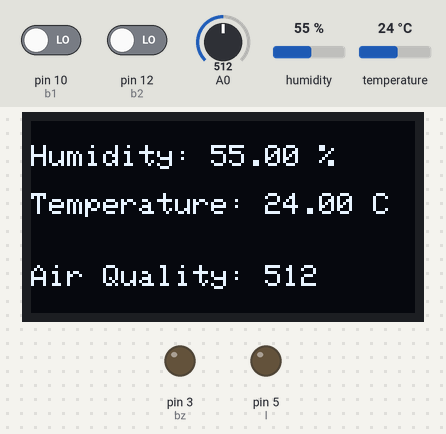
Bench run of a sketch on a simulated Arduino Uno, built with avr-gcc and run on an emulated ATmega328P. Shown: 128×64 one-colour display, output pins drawn as LEDs (lit = HIGH). The inputs (shaded band) are chosen by the test bench; at power-on: humidity 55 %, A0 = 512, temperature 24 °C, pin 10 (b1) LOW, pin 12 (b2) LOW.

Above: at 3.2 s.
3.3 s: humidity set to 22 %
At 4.5 s:
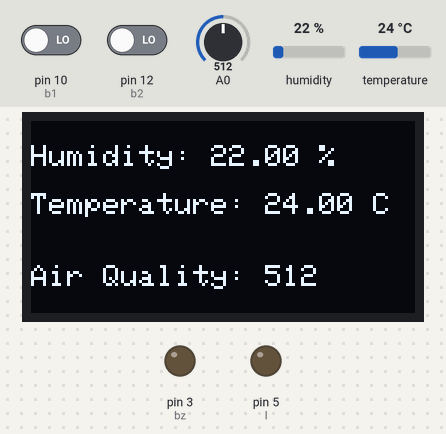
5.6 s: A0 set to 716
At 6.3 s:
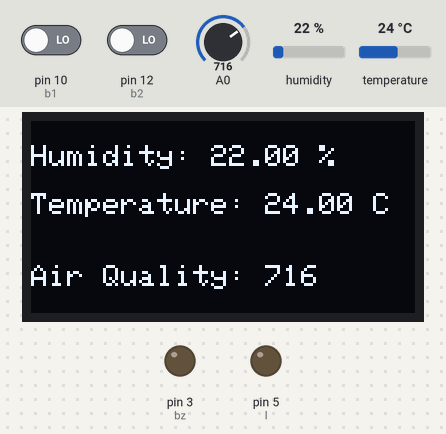
7.1 s: temperature set to 12 °C
At 9.0 s:
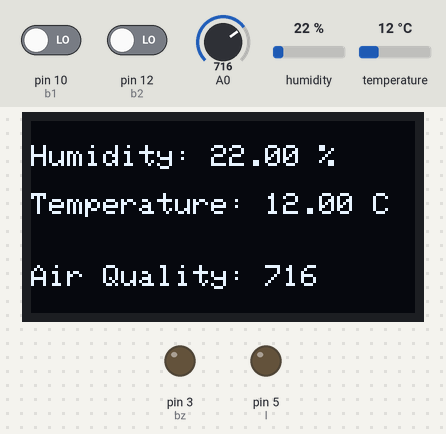
9.7 s: A0 set to 900
At 10.8 s:
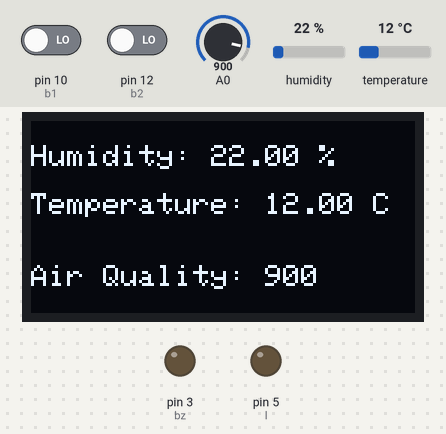
11.2 s: humidity set to 40 %
At 13.4 s:
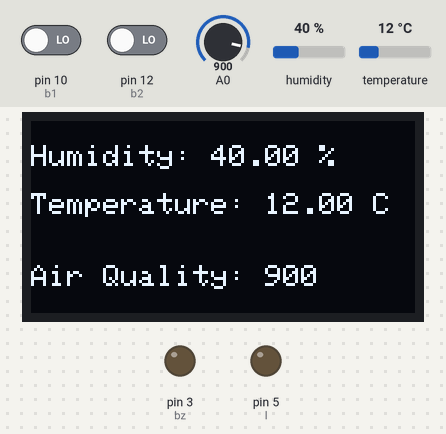
13.7 s: A0 set to 1023
At 14.1 s:
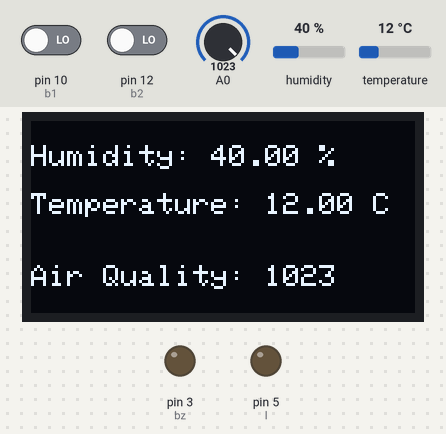
Timing chart, 0 to 16.2 s (numbered marks = the images above; inputs shaded):
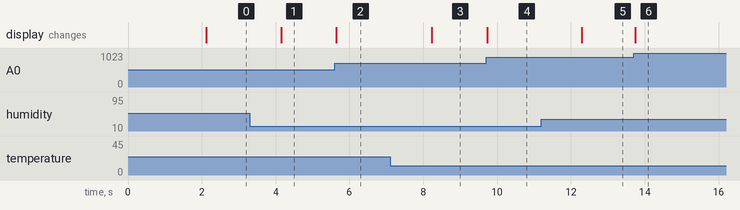

The sketch:

dht11_mq135_oled.ino
```cpp
#include <SPI.h>
#include <Adafruit_SSD1306.h>
#include <Adafruit_GFX.h>
#include <Wire.h>
#include "DHT.h"

DHT dht(7, DHT11);
Adafruit_SSD1306 display(128, 64, &Wire, -1);

int l = 5, bz = 3, b1 = 10, b2 = 12;

void setup(){
  pinMode(l, OUTPUT); pinMode(bz, OUTPUT); pinMode(b1, INPUT); pinMode(b2, INPUT);
  Serial.begin(9600);
  if(!display.begin(SSD1306_SWITCHCAPVCC, 0x3C)){Serial.print("Allocation failed");}
  display.clearDisplay();
  display.setCursor(0, 0); display.setTextSize(2); display.setTextColor(WHITE); display.cp437(true);
  display.print("Starting ...");
  display.display();
  delay(2000);
}

void loop(){
  int pol_val = analogRead(0);
  int b1v = digitalRead(b1), b2v = digitalRead(b2);
  float h = dht.readHumidity();
  float t = dht.readTemperature();

  display.clearDisplay();
  display.setCursor(0, 0); display.setTextSize(1); display.setTextColor(WHITE); display.cp437(true);

  display.print("\nHumidity: "); display.print(h); display.print(" %\n\n");
  display.print("Temperature: "); display.print(t); display.print(" C\n\n");
  display.print("\nAir Quality: "); display.print(pol_val); display.print("\n");

  display.display();
}
```

Measured:
- after the input at 3.3 s, the display: changes after 0.85 s (image 1)
- after the input at 5.6 s, the display: changes at once (image 2)
- after the input at 7.1 s, the display: changes after 1.1 s (image 3)
- after the input at 9.7 s, the display: changes at once (image 4)
- after the input at 11.2 s, the display: changes after 1.1 s (image 5)
- after the input at 13.7 s, the display: changes after 0.05 s (image 6)
